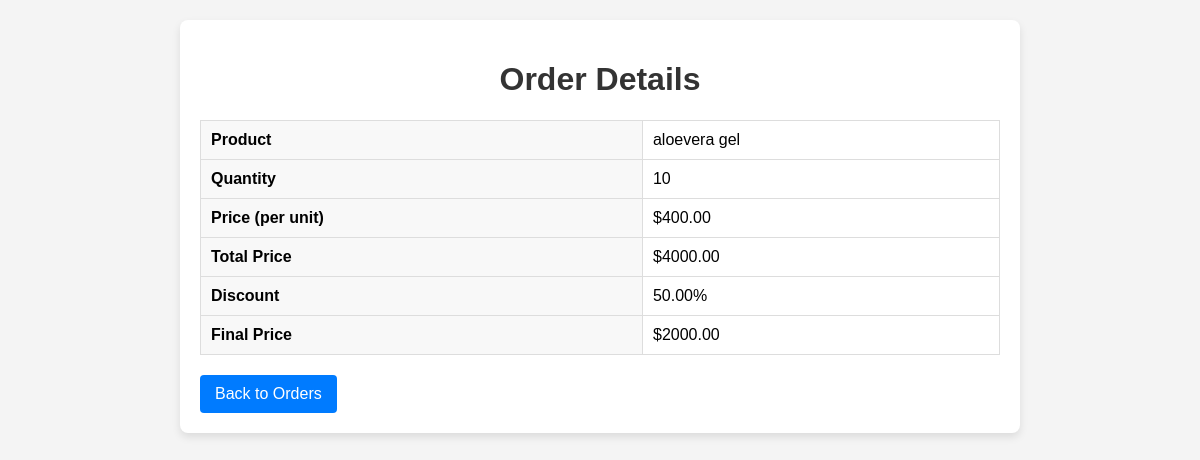
The app's page /orders/35/ (signed in) with its own data.
### product/models.py (models this page shows, shortened)
class Order(models.Model):
    user = models.ForeignKey(User, on_delete=models.CASCADE,null=True)  # The user who placed the order
    product = models.ForeignKey(Product, on_delete=models.CASCADE)  # The ordered product
    quantity = models.PositiveIntegerField()  # Quantity ordered
    price = models.DecimalField(max_digits=10, decimal_places=2)  # Total price before discount
    discount = models.DecimalField(max_digits=5, decimal_places=2, default=0.0)  # Discount percentage
    final_price = models.DecimalField(max_digits=10, decimal_places=2)  # Final price after discount

class Product(models.Model):
    AVAILABLE = 'available'
    OUT_OF_STOCK = 'out_of_stock'
    STATUS_CHOICES = [
        (AVAILABLE, 'Available'),
        (OUT_OF_STOCK, 'Out of Stock'),
    ]
    name = models.CharField(max_length=100)
    price = models.DecimalField(max_digits=10, decimal_places=2)
    stock = models.IntegerField()
    status = models.CharField(
        max_length=20,
        choices=STATUS_CHOICES,
        default=AVAILABLE
    )

### product/views.py (the view)
# urls.py: path('orders/<int:pk>/', OrderDetailView.as_view(), name='order_details'),  # Detail order
class OrderDetailView(LoginRequiredMixin, View):
    def get(self, request, pk):
        order = get_object_or_404(Order, pk=pk, user=request.user)  # Filter by user
        return render(request, 'order/order_details.html', {'order': order})

### product/templates/order/order_details.html (shortened to what this page needs)
<!DOCTYPE html>
<html lang="en">
<head>
</head>
<body>
    <div class="container">
        <h1>Order Details</h1>
        <div class="order-details">
            <table>
                <tr>
                    <th>Product</th>
                    <td>{{ order.product.name }}</td>
                </tr>
                <tr>
                    <th>Quantity</th>
                    <td>{{ order.quantity }}</td>
                </tr>
                <tr>
                    <th>Price (per unit)</th>
                    <td>${{ order.product.price }}</td>
                </tr>
                <tr>
                    <th>Total Price</th>
                    <td>${{ order.price }}</td>
                </tr>
                <tr>
                    <th>Discount</th>
                    <td>{{ order.discount }}%</td>
                </tr>
                <tr>
                    <th>Final Price</th>
                    <td>${{ order.final_price }}</td>
                </tr>
            </table>
        </div>
        <a href="{% url 'order_list' %}" class="btn">Back to Orders</a>
    </div>
</body>
</html>

### product/templates/order/order_details.html (style rules this page uses)
body { font-family: Arial, sans-serif; background-color: #f4f4f4; margin: 0; padding: 0; }
.container { max-width: 800px; margin: 20px auto; background-color: #fff; padding: 20px; border-radius: 8px; box-shadow: 0 4px 8px rgba(0, 0, 0, 0.1); }
h1 { text-align: center; color: #333; }
.order-details table { width: 100%; border-collapse: collapse; margin-top: 20px; }
.order-details th, .order-details td { padding: 10px; border: 1px solid #ddd; text-align: left; }
.order-details th { background-color: #f8f8f8; }
.btn { display: inline-block; margin-top: 20px; padding: 10px 15px; background-color: #007bff; color: #fff; text-decoration: none; border-radius: 4px; text-align: center; }

### records on screen
Order: product.name "aloevera gel", quantity "10", product.price "400.00", price "4000.00", discount "50.00", final_price "2000.00"
